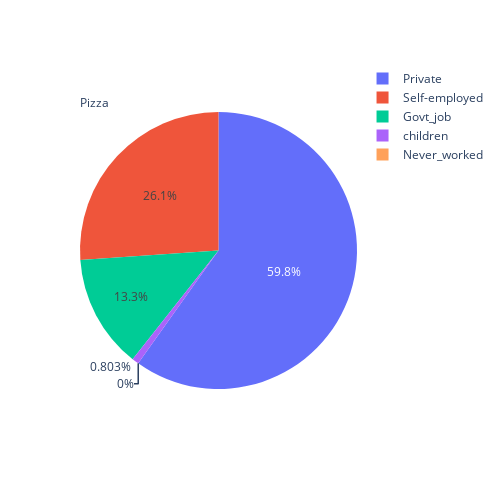

Notebook code cell kept with this figure:
### Markdown cell above
**Gráficos de pizza**

### Code cell
fig = px.pie(names=df['work_type'], values = df['stroke'], width=500, height=500)
fig.update_traces(title_text='Pizza', title_position='top left')
fig.show()

### Figure 1 — Plotly figure (JSON) as saved in the notebook; plotly's stock layout.template omitted (floating-point values rounded to 4 significant figures; data arrays with more than 128 entries replaced by an {"elided": "..."} marker saying what was removed)
{"data": [{"domain": {"x": [0, 1], "y": [0, 1]}, "hovertemplate": "label=%{label}<br>value=%{value}<extra></extra>", "labels": {"elided": "499 str values"}, "legendgroup": "", "name": "", "showlegend": true, "title": {"position": "top left", "text": "Pizza"}, "type": "pie", "values": {"elided": "499 int values"}}], "layout": {"height": 500, "legend": {"tracegroupgap": 0}, "margin": {"t": 60}, "width": 500}}
